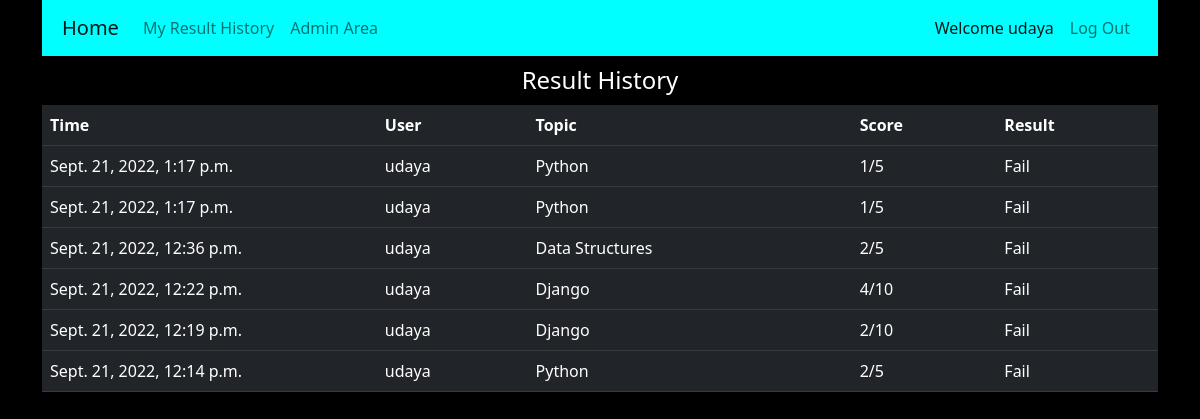
The app's page /results/all (signed in) with its own data.
### quizApp/models.py (models this page shows, shortened)
class Result(models.Model):
    user = models.ForeignKey(settings.AUTH_USER_MODEL, related_name="result", on_delete=models.CASCADE)
    total_correct = models.PositiveIntegerField()
    total_question = models.PositiveIntegerField()
    date_time = models.DateTimeField(auto_now=True)
    topic = models.ForeignKey(Topic, related_name="results", on_delete=models.CASCADE)
    answers = models.JSONField()
    passed = models.BooleanField(default=False)
    class Meta:
        ordering = ['-date_time']

class Topic(models.Model):
    name = models.CharField(max_length=80, verbose_name="Topic Name", unique=True)
    time = models.IntegerField(verbose_name="Total test time in minutes", choices=TIME_CHOICES)
    def __str__(self):
        return self.name

### quizApp/views.py (the view)
# urls.py: path('results/all',ResultView.as_view(),name='all_results'),
class ResultView(LoginRequiredMixin, ListView):
    model = Result
    def get_queryset(self):
        if self.request.user.is_staff:
            return super().get_queryset()
        else:
            return super().get_queryset().filter(user=self.request.user)

### quizApp/templates/quizApp/result_list.html (shortened to what this page needs)
{% extends 'base.html' %}
{% load bootstrap5 %}
{% block content %}
<h4 style="text-align: center; margin: 10px;">Result History</h4>
{% if result_list %}
<table class="table table-hover table-dark">
    <thead>
        <tr>
            <th scope="col" style="width: 30%;">Time</th>
            <th scope="col">User</th>
            <th scope="col">Topic</th>
            <th scope="col">Score</th>
            <th scope="col">Result</th>
        </tr>
    </thead>
    <tbody>
        {% for result in result_list %}
        <tr>
            <td>{{result.date_time}}</td>
            <td>{{result.user.username}}</td>
            <td>{{result.topic}}</td>
            <td>{{result.total_correct}}/{{result.total_question}}</td>
            {% if result.passed %}
            <td>Pass</td>
            {% else %}
            <td>Fail</td>
            {% endif %}
        </tr>
        {% endfor %}
    </tbody>
</table>
{% endif %}
{% endblock %}

### templates/base.html (shortened to what this page needs)
<!DOCTYPE html>
{% load static %}
<html lang="en">
<head>
    <link href="https://cdn.jsdelivr.net/npm/bootstrap@5.2.1/dist/css/bootstrap.min.css" rel="stylesheet">
    <link rel="stylesheet" href="{% static 'css/main.css' %}">
</head>
<body>
    <div class="container">
    <nav class="navbar navbar-expand-lg navbar-light" style="padding-left:20px; padding-right:20px; background-color: #00FFFF;">
        <a class="navbar-brand" href="{% url 'quizapp:home' %}">Home</a>
        <div class="collapse navbar-collapse" id="navbarNav">
            <ul class="navbar-nav">
            {% if not user.is_authenticated %}
                <li class="nav-item"><a class="nav-link" href="{% url 'login' %}">Log In</a></li>
                <li class="nav-item"><a class="nav-link" href="{% url 'main:signup' %}">Sign Up</a></li>
            {% elif not user.is_staff%}
                <li class="nav-item"><a class="nav-link" href="{% url 'quizapp:all_results' %}">My Result History</a></li>
                <li class="nav-item"><a class="nav-link" href="{% url 'quizapp:admin_dash' %}">Admin Area</a></li>
            {% endif %}
            </ul>
            <div class="collapse navbar-collapse justify-content-end" id="navbarSupportedContent">
                <ul class="navbar-nav ">
                    {% if user.is_authenticated %}
                    <li class="nav-item">
                        <span class="navbar-text nav-link active">Welcome {{user}}</span>
                    </li>
                    <li class="nav-item"><a class="nav-link" href="{% url 'logout' %}">Log Out</a></li>
                    {% endif %}
                </ul>
            </div>
        </div>
    </nav>
    {% block content %}
    {% endblock %}
    </div>
</body>
</html>

### main/static/css/main.css (style rules this page uses)
body { background-color:black; color:white !Important; }

### records on screen
Result: date_time "Sept. 21, 2022, 1:17 p.m.", user.username "udaya", topic "Python", total_correct "1", total_question "5", passed "Fail"
Result: date_time "Sept. 21, 2022, 1:17 p.m.", user.username "udaya", topic "Python", total_correct "1", total_question "5", passed "Fail"
Result: date_time "Sept. 21, 2022, 12:36 p.m.", user.username "udaya", topic "Data Structures", total_correct "2", total_question "5", passed "Fail"
Result: date_time "Sept. 21, 2022, 12:22 p.m.", user.username "udaya", topic "Django", total_correct "4", total_question "10", passed "Fail"
Result: date_time "Sept. 21, 2022, 12:19 p.m.", user.username "udaya", topic "Django", total_correct "2", total_question "10", passed "Fail"
Result: date_time "Sept. 21, 2022, 12:14 p.m.", user.username "udaya", topic "Python", total_correct "2", total_question "5", passed "Fail"

### other values on screen
{{ user }} "udaya"
